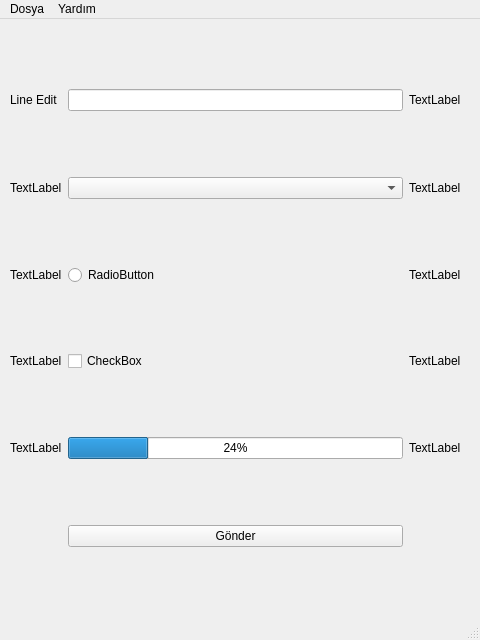
<?xml version="1.0" encoding="UTF-8"?>
<ui version="4.0">
 <class>MainWindow</class>
 <widget class="QMainWindow" name="MainWindow">
  <property name="geometry">
   <rect>
    <x>0</x>
    <y>0</y>
    <width>480</width>
    <height>640</height>
   </rect>
  </property>
  <property name="windowTitle">
   <string>MainWindow</string>
  </property>
  <widget class="QWidget" name="centralwidget">
   <widget class="QWidget" name="gridLayoutWidget">
    <property name="geometry">
     <rect>
      <x>10</x>
      <y>10</y>
      <width>451</width>
      <height>581</height>
     </rect>
    </property>
    <layout class="QGridLayout" name="gridLayout">
     <property name="sizeConstraint">
      <enum>QLayout::SetNoConstraint</enum>
     </property>
     <item row="0" column="2">
      <widget class="QLabel" name="lbltxt">
       <property name="text">
        <string>TextLabel</string>
       </property>
      </widget>
     </item>
     <item row="4" column="1">
      <widget class="QProgressBar" name="prgs1">
       <property name="value">
        <number>24</number>
       </property>
      </widget>
     </item>
     <item row="1" column="2">
      <widget class="QLabel" name="lblcmb">
       <property name="text">
        <string>TextLabel</string>
       </property>
      </widget>
     </item>
     <item row="2" column="1">
      <widget class="QRadioButton" name="rdb1">
       <property name="text">
        <string>RadioButton</string>
       </property>
      </widget>
     </item>
     <item row="3" column="1">
      <widget class="QCheckBox" name="chk1">
       <property name="text">
        <string>CheckBox</string>
       </property>
      </widget>
     </item>
     <item row="0" column="1">
      <widget class="QLineEdit" name="txtUser"/>
     </item>
     <item row="2" column="0">
      <widget class="QLabel" name="label_5">
       <property name="text">
        <string>TextLabel</string>
       </property>
      </widget>
     </item>
     <item row="1" column="0">
      <widget class="QLabel" name="label_3">
       <property name="text">
        <string>TextLabel</string>
       </property>
      </widget>
     </item>
     <item row="0" column="0">
      <widget class="QLabel" name="label">
       <property name="text">
        <string>Line Edit</string>
       </property>
      </widget>
     </item>
     <item row="5" column="1">
      <widget class="QPushButton" name="btGonder">
       <property name="text">
        <string>Gönder</string>
       </property>
      </widget>
     </item>
     <item row="4" column="2">
      <widget class="QLabel" name="lblprgs">
       <property name="text">
        <string>TextLabel</string>
       </property>
      </widget>
     </item>
     <item row="3" column="2">
      <widget class="QLabel" name="lblchk">
       <property name="text">
        <string>TextLabel</string>
       </property>
      </widget>
     </item>
     <item row="4" column="0">
      <widget class="QLabel" name="label_9">
       <property name="text">
        <string>TextLabel</string>
       </property>
      </widget>
     </item>
     <item row="2" column="2">
      <widget class="QLabel" name="lblrdb">
       <property name="text">
        <string>TextLabel</string>
       </property>
      </widget>
     </item>
     <item row="1" column="1">
      <widget class="QComboBox" name="cmbSecim">
       <property name="enabled">
        <bool>true</bool>
       </property>
      </widget>
     </item>
     <item row="3" column="0">
      <widget class="QLabel" name="label_7">
       <property name="text">
        <string>TextLabel</string>
       </property>
      </widget>
     </item>
    </layout>
   </widget>
  </widget>
  <widget class="QMenuBar" name="menubar">
   <property name="geometry">
    <rect>
     <x>0</x>
     <y>0</y>
     <width>480</width>
     <height>21</height>
    </rect>
   </property>
   <widget class="QMenu" name="menuDosya">
    <property name="title">
     <string>Dosya</string>
    </property>
    <addaction name="dosyaAc"/>
   </widget>
   <widget class="QMenu" name="menuYard_m">
    <property name="title">
     <string>Yardım</string>
    </property>
    <addaction name="hakkinda"/>
   </widget>
   <addaction name="menuDosya"/>
   <addaction name="menuYard_m"/>
  </widget>
  <widget class="QStatusBar" name="statusbar"/>
  <action name="dosyaAc">
   <property name="text">
    <string>Aç</string>
   </property>
  </action>
  <action name="hakkinda">
   <property name="text">
    <string>Hakkında</string>
   </property>
  </action>
 </widget>
 <resources/>
 <connections/>
</ui>
